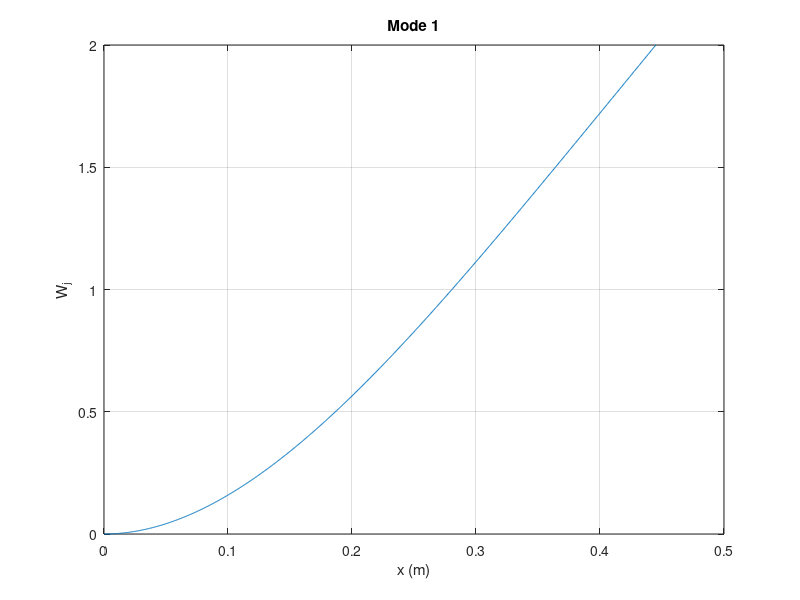
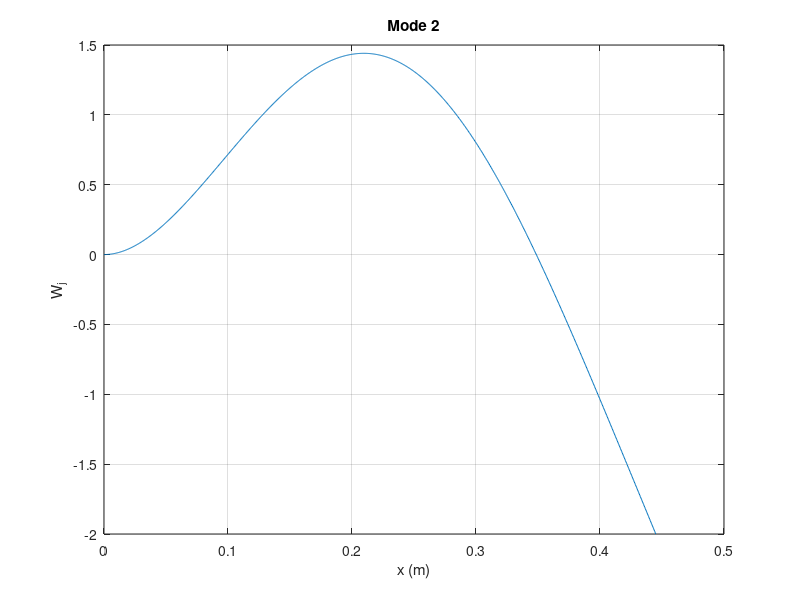
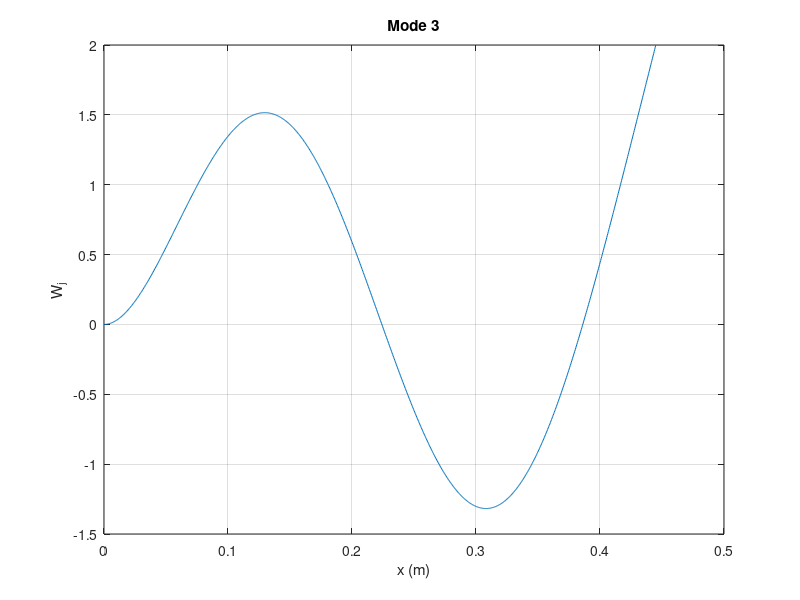
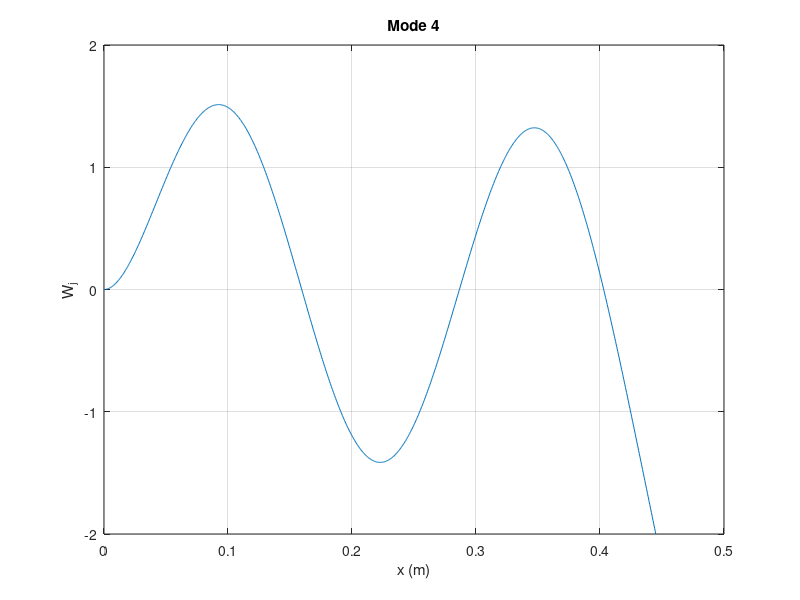

MATLAB code for these plots, in order: (Note: this script raises an error after producing the figures.)
clear; clc; close all
L=0.445; h=0.003; b=0.037; E=200e9; rho=7850; N=5;
A=b*h; m=rho*A; I=b*h^3/12; EI=E*I; a=(EI/m)^(1/4);
z=zeros(1,N);
for j=1:N
    z(j)=fzero(@(v) cos(v)+1/cosh(v),[(j-0.75)*pi,(j-0.25)*pi]);
end
gamma=z/L; omega=a^2*gamma.^2; f=omega/(2*pi);
beta=(cosh(z)+cos(z))./(sinh(z)+sin(z));
x=linspace(0,L,1001); W=zeros(N,numel(x));
for j=1:N
    q=gamma(j)*x;
    W(j,:)=cosh(q)-cos(q)-beta(j)*(sinh(q)-sin(q));
    W(j,:)=W(j,:)/sqrt(trapz(x,W(j,:).^2)/L);
    figure; plot(x,W(j,:)); grid on
    xlabel('x (m)'); ylabel('W_j'); title(sprintf('Mode %d',j))
end
figure; plot(x,W'); grid on; xlabel('x (m)'); ylabel('W_j')
legend('1','2','3','4','5')
G=zeros(N);
for j=1:N
    for k=1:N
        G(j,k)=trapz(x,W(j,:).*W(k,:))/L;
    end
end
disp(table((1:N)',z',gamma',omega',f',beta','VariableNames', ...
    {'j','z','gamma_per_m','omega_rad_s','f_Hz','beta'}))
disp('A, m, I, EI, a'); disp([A,m,I,EI,a]); disp(G)
